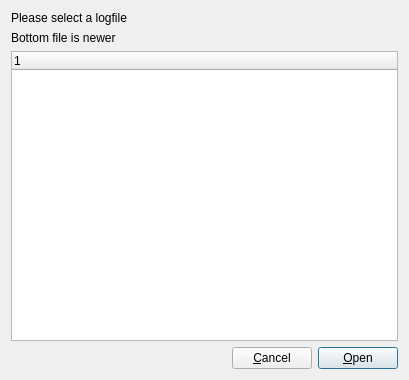
<?xml version="1.0" encoding="UTF-8"?>
<ui version="4.0">
 <class>FSFileSelectDialog</class>
 <widget class="QDialog" name="FSFileSelectDialog">
  <property name="geometry">
   <rect>
    <x>0</x>
    <y>0</y>
    <width>409</width>
    <height>380</height>
   </rect>
  </property>
  <property name="windowTitle">
   <string>Dialog</string>
  </property>
  <layout class="QVBoxLayout" name="verticalLayout">
   <item>
    <widget class="QLabel" name="label">
     <property name="text">
      <string>Please select a logfile</string>
     </property>
    </widget>
   </item>
   <item>
    <widget class="QLabel" name="label_2">
     <property name="text">
      <string>Bottom file is newer</string>
     </property>
    </widget>
   </item>
   <item>
    <widget class="QTreeWidget" name="fileListWidget">
     <property name="columnCount">
      <number>1</number>
     </property>
     <column>
      <property name="text">
       <string notr="true">1</string>
      </property>
     </column>
    </widget>
   </item>
   <item>
    <layout class="QHBoxLayout" name="horizontalLayout">
     <item>
      <spacer name="horizontalSpacer">
       <property name="orientation">
        <enum>Qt::Horizontal</enum>
       </property>
       <property name="sizeHint" stdset="0">
        <size>
         <width>40</width>
         <height>20</height>
        </size>
       </property>
      </spacer>
     </item>
     <item>
      <widget class="QPushButton" name="cancelButton">
       <property name="text">
        <string>&amp;Cancel</string>
       </property>
      </widget>
     </item>
     <item>
      <widget class="QPushButton" name="openButton">
       <property name="text">
        <string>&amp;Open</string>
       </property>
       <property name="default">
        <bool>true</bool>
       </property>
      </widget>
     </item>
    </layout>
   </item>
  </layout>
 </widget>
 <resources/>
 <connections>
  <connection>
   <sender>cancelButton</sender>
   <signal>clicked()</signal>
   <receiver>FSFileSelectDialog</receiver>
   <slot>reject()</slot>
   <hints>
    <hint type="sourcelabel">
     <x>254</x>
     <y>259</y>
    </hint>
    <hint type="destinationlabel">
     <x>265</x>
     <y>279</y>
    </hint>
   </hints>
  </connection>
 </connections>
</ui>
